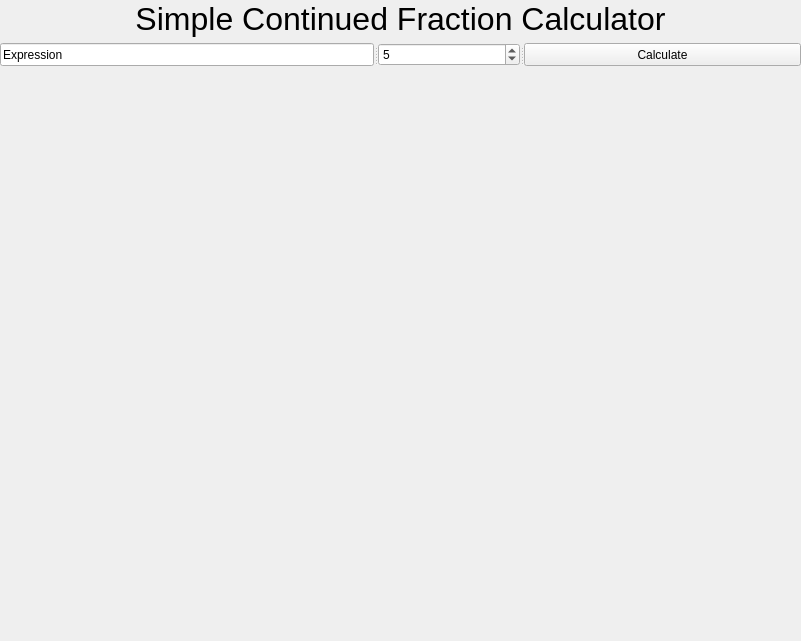
<?xml version="1.0" encoding="UTF-8"?>
<ui version="4.0">
 <class>main_window</class>
 <widget class="QMainWindow" name="main_window">
  <property name="geometry">
   <rect>
    <x>0</x>
    <y>0</y>
    <width>801</width>
    <height>641</height>
   </rect>
  </property>
  <property name="windowTitle">
   <string>Main</string>
  </property>
  <widget class="QWidget" name="centralwidget">
   <widget class="QWidget" name="">
    <property name="geometry">
     <rect>
      <x>0</x>
      <y>1</y>
      <width>801</width>
      <height>641</height>
     </rect>
    </property>
    <layout class="QVBoxLayout" name="verticalLayout">
     <item>
      <widget class="QLabel" name="label">
       <property name="sizePolicy">
        <sizepolicy hsizetype="Preferred" vsizetype="Maximum">
         <horstretch>0</horstretch>
         <verstretch>0</verstretch>
        </sizepolicy>
       </property>
       <property name="font">
        <font>
         <family>Arial</family>
         <pointsize>24</pointsize>
        </font>
       </property>
       <property name="text">
        <string>Simple Continued Fraction Calculator</string>
       </property>
       <property name="alignment">
        <set>Qt::AlignCenter</set>
       </property>
      </widget>
     </item>
     <item>
      <widget class="QSplitter" name="splitter">
       <property name="sizePolicy">
        <sizepolicy hsizetype="Expanding" vsizetype="Maximum">
         <horstretch>0</horstretch>
         <verstretch>0</verstretch>
        </sizepolicy>
       </property>
       <property name="orientation">
        <enum>Qt::Horizontal</enum>
       </property>
       <widget class="QLineEdit" name="line_edit">
        <property name="text">
         <string>Expression</string>
        </property>
       </widget>
       <widget class="QSpinBox" name="spin_box">
        <property name="minimum">
         <number>1</number>
        </property>
        <property name="maximum">
         <number>15</number>
        </property>
        <property name="value">
         <number>5</number>
        </property>
       </widget>
       <widget class="QPushButton" name="push_button">
        <property name="statusTip">
         <string>Hello</string>
        </property>
        <property name="text">
         <string>Calculate</string>
        </property>
       </widget>
      </widget>
     </item>
     <item>
      <widget class="QLabel" name="image">
       <property name="text">
        <string/>
       </property>
       <property name="scaledContents">
        <bool>false</bool>
       </property>
       <property name="alignment">
        <set>Qt::AlignCenter</set>
       </property>
      </widget>
     </item>
    </layout>
   </widget>
  </widget>
 </widget>
 <resources/>
 <connections/>
 <designerdata>
  <property name="gridDeltaX">
   <number>10</number>
  </property>
  <property name="gridDeltaY">
   <number>10</number>
  </property>
  <property name="gridSnapX">
   <bool>true</bool>
  </property>
  <property name="gridSnapY">
   <bool>true</bool>
  </property>
  <property name="gridVisible">
   <bool>true</bool>
  </property>
 </designerdata>
</ui>
